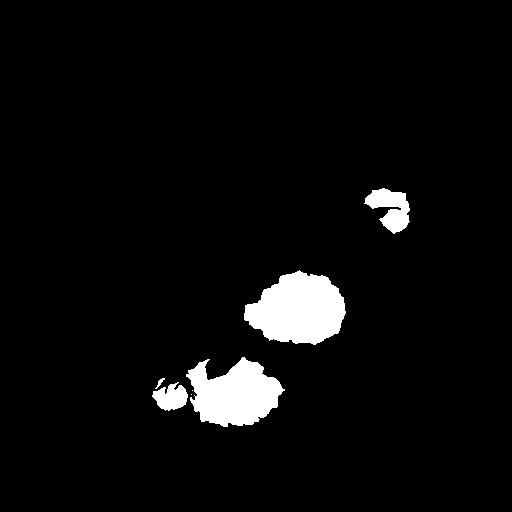
#> input picture application/flowers/mask/image0.png, 512 x 512 px, given in place of image0.jpg, which was not available
$ jupyter execute --allow-errors FusionBrain.ipynb   (older library calls are emulated)   (text cells are left out)
#> lines starting #> are read from the running program, lines starting #| are printed output that depends on the picture; after the words box and inside, x2 and y2 are one past the last pixel; in counts of white or black regions, pixels touching at a corner belong together; pictures that were not available may be replaced by others from this repository, and a replacement may not be noted
[cell 1]
# !pip install googletrans==3.1.0a0

[cell 2]
import json
import time
import base64
import requests
import os
import threading
import random
import cv2
import googletrans
from googletrans import Translator
import numpy as np
import math
from matplotlib import pyplot as plt

[cell 3]
# [18 lines left out: functions rotate_img, translate_text, not called in this run]


# ------------------------------------ГЕНЕРАЦИЯ---------------------------------------------------
class Text2ImageAPI:
    def __init__(self, url, api_key, secret_key):
        self.URL = url
        self.AUTH_HEADERS = {
            'X-Key': f'Key {api_key}',
            'X-Secret': f'Secret {secret_key}',
        }

    def get_model(self):
        response = requests.get(self.URL + 'key/api/v1/models', headers=self.AUTH_HEADERS)
        data = response.json()
        return data[0]['id']

    # [51 lines left out: functions generate, check_generation, generate_images, not called in this run]


def _generate_(obj, img_count, promts, imsize):
    api = Text2ImageAPI('https://api-key.fusionbrain.ai/', '8EDD04A0A3339391D3DA04FC947801CB',
                        'F29E43D7A9EB9C60C34C1B45ABFF2104')
    model_id = api.get_model()

    # создаём папку, если такой нет
    tr_obj = translate_text(obj)

    path_orig = f'images/{tr_obj}/original'
    neg_path = f'images/{tr_obj}/negative'

    if not (os.path.exists(path_orig)):
        os.makedirs(path_orig)

    if not (os.path.exists(neg_path)):
        os.makedirs(neg_path)

    if img_count < 500:
        n = 10
    else:
        n = 200  # число разбиения потоков

    count = math.trunc(img_count / n)
    mod = img_count % n

    num = -1

    if img_count >= n:
        for j in range(n):
            for i in range(count):
                num = i + j * count
                print(f"image{num} started to generate")
                thread = threading.Thread(target=generate_images, args=(api, promts[0], num, model_id, path_orig, imsize,  neg_path))
                thread.start()
            time.sleep(13)

    if mod != 0:
        for i in range(num + 1, num + mod + 1):
            print(f"image{i} started to generate: {promts[0]}")
            thread = threading.Thread(target=generate_images, args=(api, promts[0], i, model_id, path_orig, imsize, neg_path))
            thread.start()
    # [63 lines of commented-out code are left out]
if __name__ == '__main__':
    obj = "череп"
    img_count = 1000
    mode = "тёмный"
    imsize = 512
    # --------------------------- генерация промтов ----------------------------------
    # promts = generate_promts(obj, img_count)
    promts = ['череп']
    # --------------------------------------------------------------------------------

    # --------------------------------- генерация изображений -----------------------
    _generate_(obj, img_count, promts, imsize)
#> (the call stopped at in get_model, `response = requests.get(self.URL + 'key/api/v1/models', headers=self.A..`: the network is not available in this run)
    # -------------------------------------------------------------------------------

[cell 4]
class Text2ImageAPI:
    def __init__(self, url, api_key, secret_key):
        self.URL = url
        self.AUTH_HEADERS = {
            'X-Key': f'Key {api_key}',
            'X-Secret': f'Secret {secret_key}',
        }

    def get_model(self):
        response = requests.get(self.URL + 'key/api/v1/models', headers=self.AUTH_HEADERS)
        data = response.json()
        return data[0]['id']

    # [131 lines left out: functions generate, check_generation, generate_images, generate, generate_promts, back_images, not called in this run]

def generate_backs(img_count, promts, imsize):
    api = Text2ImageAPI('https://api-key.fusionbrain.ai/', '8EDD04A0A3339391D3DA04FC947801CB', 'F29E43D7A9EB9C60C34C1B45ABFF2104')
    model_id = api.get_model()

    path_orig = f'images/backgrounds_1'
    if not(os.path.exists(path_orig)):
        os.makedirs(path_orig)

    # [6 lines of commented-out code are left out]

    if img_count < 500:
        n = 10
    else:
        n = 200  # число разбиения потоков

    count = math.trunc(img_count / n)
    mod = img_count % n

    num = -1

    if img_count >= n:
        for j in range(n):
            for i in range(count):
                promt = random.choice(list(promts)) + " фон"
                num = i + j * count
                print(f"image{num} started to generate: {promt}")
                thread = threading.Thread(target=back_images, args=(api, promt, num, model_id, path_orig, imsize))
                thread.start()
            time.sleep(13)

    if mod != 0:
        for i in range(num + 1, num + mod + 1):
            promt = random.choice(list(promts)) + " фон"
            print(f"image{i} started to generate: {promt}")
            thread = threading.Thread(target=back_images, args=(api, promt, i, model_id, path_orig, imsize))
            thread.start()
# -----------------------------------------------------------------------------------------------------------------


# backgrounds = {"деревянный", "белый", "чёрный", "синий", "красный", "фиолетовый", "зелёный", "жёлтый", "бежевый",
#               "оранжевый", "изумрудный", "серый", "металлический", "розовый", "голубой", "салатовый", "бордовый",
#               "тёмно-синий", "тёмно-зелёный", "светло-зелёный", "травяной", "светло-серый", "небесный", "коричневый",
#               "светло-синий", "нежно-розовый", "матовый белый", ""}


backgrounds = {"светлый деревянный", "тёмный деревянный", "светлый деревянный", "тёмный деревянный", "светлый деревянный", "тёмный деревянный"}

# obj = 'ваза' # TODO: бутет задаваться пользователем через GUI
# img_count = 4


if __name__ == '__main__':
    # # --------------------------- исходные параметры ---------------------------------

    # # TODO: добавить параметры размеров изображения и стиля(?)
    # # --------------------------------------------------------------------------------

    # # --------------------------- генерация промтов ----------------------------------
    # promts = generate_promts(obj, img_count)
    # # print(promts)
    # # --------------------------------------------------------------------------------

    # # --------------------------------- генерация изображений -----------------------
    # generate(obj, img_count, promts)
    # # -------------------------------------------------------------------------------

   generate_backs(300, backgrounds, 512)
#> (the call stopped at in get_model, `response = requests.get(self.URL + 'key/api/v1/models', headers=self.A..`: the network is not available in this run)

[cell 5]
# -------------------алгоритмы сегментации + алгоритмы обработки изобр. ---------------
def write_img(path, img_name, func_name, image):
    cv2.imwrite(f'{path}_{func_name}\\{img_name}.jpg', image)

def grey_img(image):
    img_grey = cv2.cvtColor(image, cv2.COLOR_BGR2GRAY)
    return img_grey

def blur_gauss(image):
    blur = cv2.GaussianBlur(image,(19,19),0)
    return blur


# [42 lines left out: functions otsu_threshold, watershed_img, not called in this run]


def mean_shift_img(image):
    shifted = cv2.pyrMeanShiftFiltering(image,  21, 51)
    return shifted


# [82 lines left out: functions kmeans_img, bound_box_otsu, bound_box_kmeans, bound_box_watershed, rotate_img, not called in this run]


def th_mn_sh(path, img_name, image):
    shifted = mean_shift_img(image)
    write_img(path, img_name, 'shifted', shifted)

def th_otsu(path, img_name, image):
    otsu = otsu_threshold(image)
    write_img(path, img_name, 'otsu', otsu)

# [5 lines left out: function th_wsh, not called in this run]

def th_kmn(path, img_name, image):
    kmeans = kmeans_img(image)
    write_img(path, img_name, 'kmeans', kmeans)


def th_box_otsu(path, img_name, image):
    box_otsu = bound_box_otsu(image)
    write_img(path, img_name, 'box_otsu', box_otsu)

def th_box_kmeans(path, img_name, image):
    box_kmeans = bound_box_kmeans(image)
    write_img(path, img_name, 'box_kmeans', box_kmeans)

def th_box_watershed(path, img_name, image):
    box_watershed = bound_box_watershed(path, img_name, image)
    write_img(path, img_name, 'box_watershed', box_watershed)


def th_rotate(path, img_name, image):
    rotate = rotate_img(image)
    write_img(path, img_name, 'rotate', rotate)


#> (the rest of this cell did not finish here and is left out)

[cell 6]
def adaptive_otsu(img_g):
    h, w = img_g.shape
    mask = np.zeros_like(img_g)
    winHalfWidth = 70
    localVarThresh = 0.052

    for i in range(0,w):
        new_img = img_g[:, max(1,i-winHalfWidth): min(w,i+winHalfWidth)]
        th , th_otsu = cv2.threshold(new_img, 0, 255, cv2.THRESH_OTSU)
        intile = np.var(new_img / 255)
        if intile > localVarThresh:
            _, mask[:,i:i+1] = cv2.threshold(img_g[:,i:i+1], th, 255, cv2.THRESH_BINARY)
        else:
            mask[:, i:i+1] = 255
    return mask

image = cv2.imread('image0.jpg')
#> image is the input picture: shape (512, 512, 3); values 0 (black) and 3 (white), 4.5% white; 7 white regions (2 under 20 px), largest, box (x1, y1, x2, y2) and area: (244, 270, 346, 345) 5344, (186, 357, 285, 427) 4484, (364, 188, 410, 234) 1187, (152, 382, 188, 411) 670, (155, 378, 165, 389) 36
image = grey_img(image)
res = adaptive_otsu(image)
#> the loop in adaptive_otsu, `for i in range(0,w):` made 512 passes
#> intile on passes 1 to 3: 0, 0, 0
#> after the loop in adaptive_otsu, `for i in range(0,w):`: mask: shape (512, 512); every value is 255
cv2.imwrite('res0.jpg', res)
print(type(image))
#| <class 'numpy.ndarray'>
#> (printed output is left out)

[cell 7]
import cv2
import numpy as np

def recursionOTSU(img, n):

#> called with n = 2
    array = np.ravel(img) # Уменьшаем размер двумерного массива img до одномерного массива

    for i in range(n):

        retval,array = cv2.threshold(array,0,0,cv2.THRESH_TOZERO + cv2.THRESH_OTSU) # Установка порога массива на 0 и алгоритма OTSU одновременно

        array = array[array > 0] # Удаляем элементы равные 0 в массиве

        retval,img = cv2.threshold(img,retval,0,cv2.THRESH_TOZERO) # Используйте новый порог, чтобы порог изображения до 0
#> this loop made 2 passes
#> after the loop, array = 11723 values from 3 to 3

    retval,img = cv2.threshold(img,retval,255,cv2.THRESH_BINARY) # Выполните бинарную пороговую обработку рекурсивного изображения, чтобы сделать изображение более четким

    return img


path = f'C:\\Users\\iraor\\images\\apple\\'
#> (the rest of this cell did not finish here and is left out)

#> pass 2 of the loop `for i in range(img_count):`:
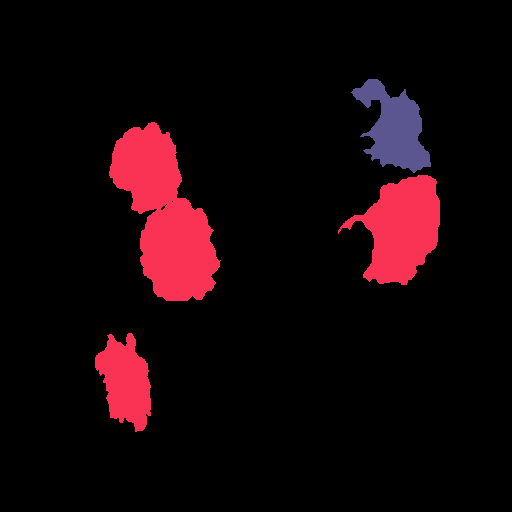
#> input picture application/flowers/mask_color/image1.png, 512 x 512 px, given in place of image1.jpg, which was not available
#> image is the input picture: shape (512, 512, 3); mean B, G, R 8.8, 5.3, 21.2
#> (printed output is left out)
#> in grey_img (call 3), `img_grey = cv2.cvtColor(image, cv2.COLOR_BGR2GRAY)`:
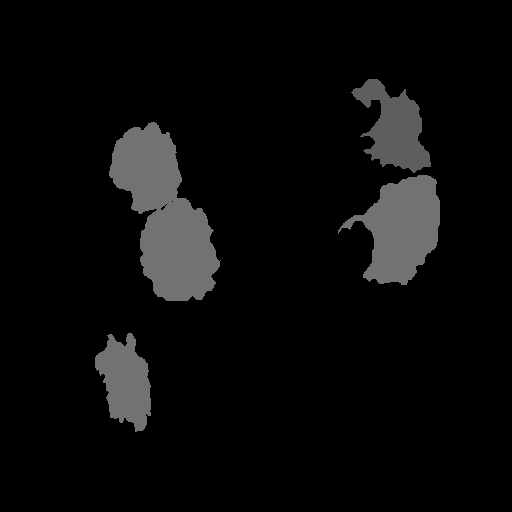
#> img_grey: shape (512, 512); min 0, max 114, mean 10.5
#> the loop in recursionOTSU (call 2), `for i in range(n): ` made 2 passes
#> retval on passes 1 to 2: 0, 94
#> pass 2, in recursionOTSU (call 2), `retval,img = cv2.threshold(img,retval,0,cv2.THRESH_TOZERO)`:
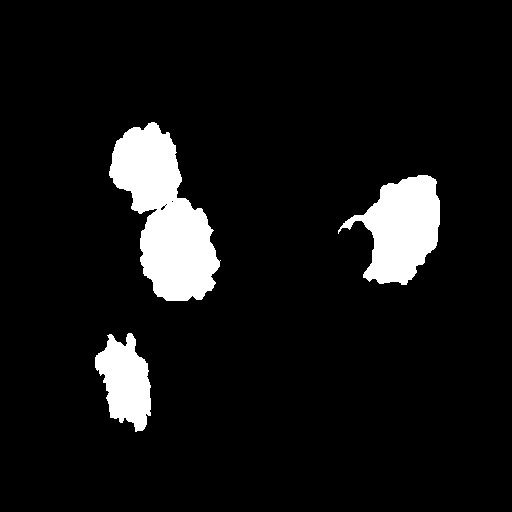
#> img: shape (512, 512); values 0 (black) and 114 (white), 7.9% white; 3 white regions, box (x1, y1, x2, y2) and area: (109, 122, 221, 301) 10819, (338, 175, 440, 285) 6437, (95, 333, 151, 432) 3562
#> `ret, thresh = cv2.threshold(gray, 0, 255, cv2.THRESH_BINARY_INV+cv2.TH..`: ret = 0
#> `opening = cv2.morphologyEx(thresh, cv2.MORPH_OPEN, kernel, iterations=2)`:
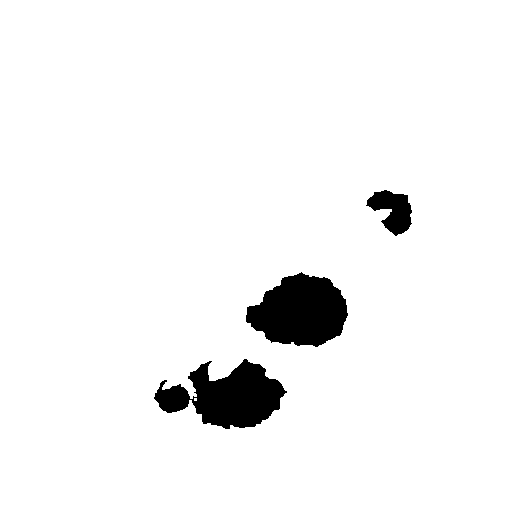
#> opening: shape (512, 512); 95.5% white; 3 black regions, box (x1, y1, x2, y2) and area: (246, 272, 348, 347) 5347, (154, 359, 287, 429) 5265, (366, 190, 412, 236) 1212
#> `closing = cv2.morphologyEx(opening, cv2.MORPH_CLOSE, kernel, iteration..`:
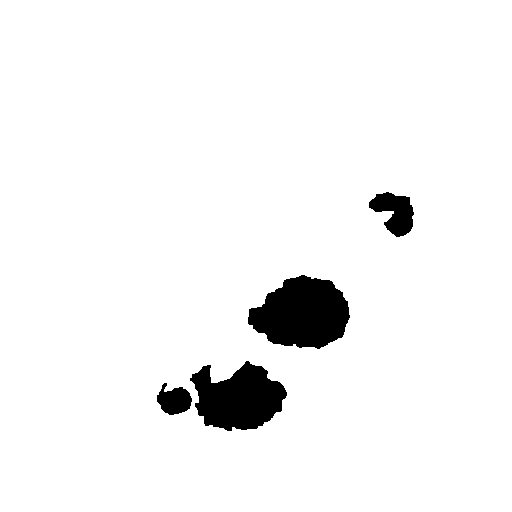
#> closing: shape (512, 512); 95.5% white; 4 black regions, box (x1, y1, x2, y2) and area: (248, 275, 350, 349) 5343, (190, 361, 287, 431) 4484, (369, 192, 414, 237) 1205, (157, 383, 192, 415) 744
#> `sure_bg = cv2.dilate(closing, kernel, iterations=3)`:
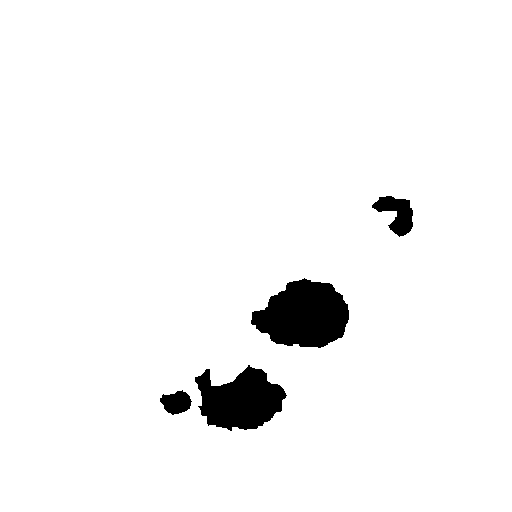
#> sure_bg: shape (512, 512); 96.1% white; 4 black regions, box (x1, y1, x2, y2) and area: (251, 278, 349, 348) 4812, (195, 365, 287, 431) 3908, (372, 196, 413, 237) 908, (160, 390, 192, 415) 533
#> `sure_fg = cv2.erode(closing, kernel, iterations=3)`:
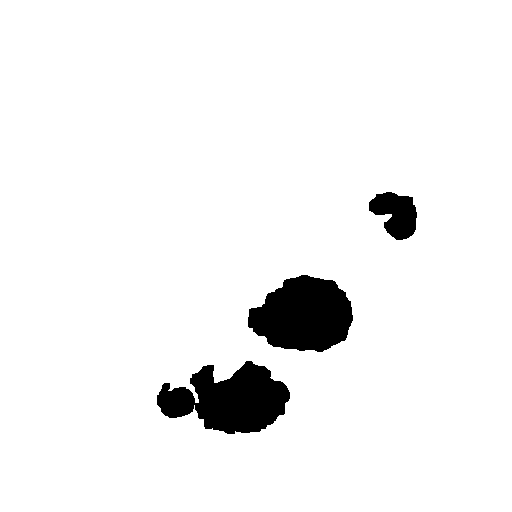
#> sure_fg: shape (512, 512); 94.9% white; 3 black regions, box (x1, y1, x2, y2) and area: (157, 361, 290, 434) 6055, (248, 275, 353, 352) 5892, (369, 192, 417, 240) 1520
#> `unknown = cv2.subtract(sure_bg, sure_fg)`:
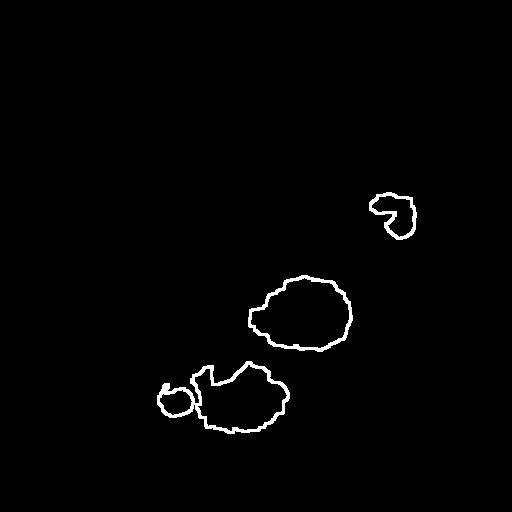
#> unknown: shape (512, 512); 1.3% white; 3 white regions, box (x1, y1, x2, y2) and area: (157, 361, 290, 434) 1614, (248, 275, 353, 352) 1080, (369, 192, 417, 240) 612
#> `ret, markers1 = cv2.connectedComponents(sure_fg)`: ret = 2
#> `markers2[unknown == 255] = 0`:
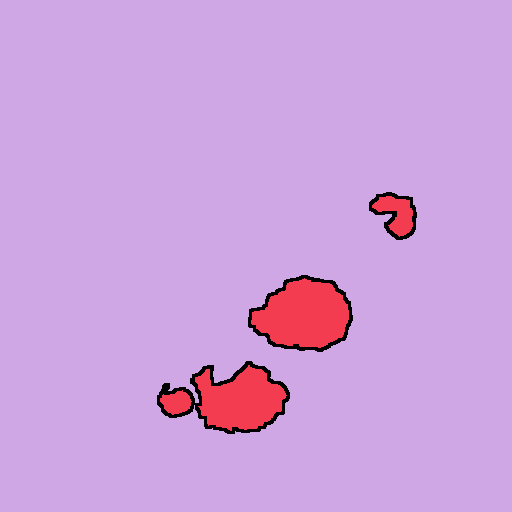
#> markers2: shape (512, 512) int32; 3 distinct labels, from 0 to 2; one colour per label, 0 black
#> `markers3 = cv2.watershed(img, markers2)`:
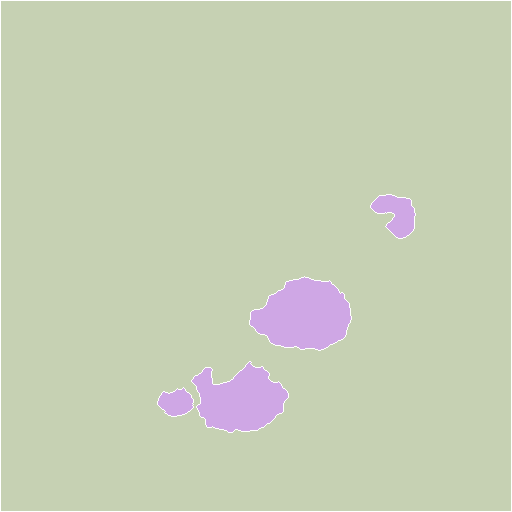
#> markers3: shape (512, 512) int32; 3 distinct labels, from -1 to 2; one colour per label, 0 black, -1 white

[cell 8]
# тесты водораздела

import numpy as np
import cv2
from matplotlib import pyplot as plt


path = f'C:\\Users\\iraor\\images\\apple\\'
#> (the rest of this cell did not finish here and is left out)
